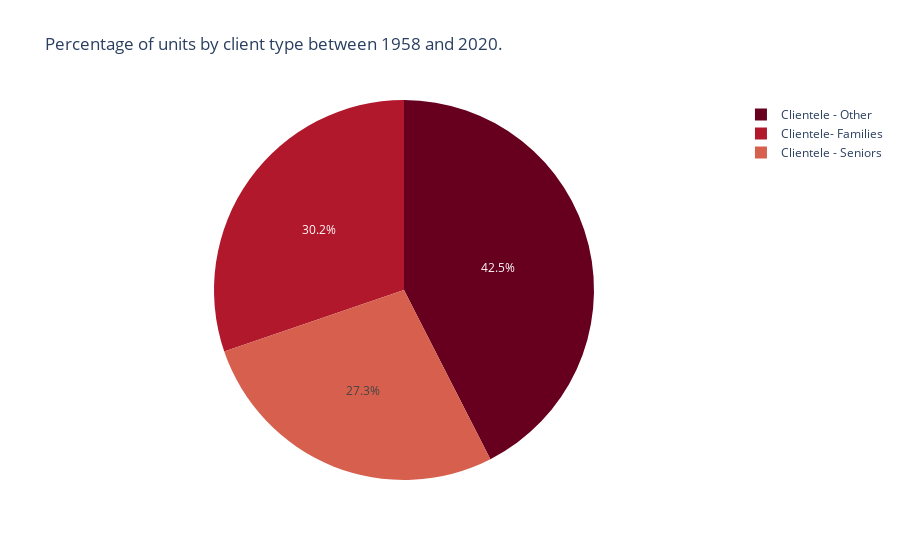

Notebook source saved alongside this figure:
### Code cell
client_types = ['Clientele- Families', 'Clientele - Seniors', 'Clientele - Other',]
client_type_df = non_market_df[client_types].sum().to_frame().reset_index()
client_type_df.rename(columns={'index': 'Client', 0: 'Count'}, inplace=True)
fig = fig = px.pie(
  client_type_df, values='Count', names='Client', color_discrete_sequence=px.colors.sequential.RdBu,
  title='Percentage of units by client type between 1958 and 2020.')
fig.show()

### Figure 1 — Plotly figure (JSON) as saved in the notebook; plotly's stock layout.template omitted (floating-point values rounded to 4 significant figures)
{"data": [{"domain": {"x": [0, 1], "y": [0, 1]}, "hovertemplate": "Client=%{label}<br>Count=%{value}<extra></extra>", "labels": ["Clientele- Families", "Clientele - Seniors", "Clientele - Other"], "legendgroup": "", "name": "", "showlegend": true, "type": "pie", "values": [10308, 9293, 14479]}], "layout": {"legend": {"tracegroupgap": 0}, "piecolorway": ["rgb(103,0,31)", "rgb(178,24,43)", "rgb(214,96,77)", "rgb(244,165,130)", "rgb(253,219,199)", "rgb(247,247,247)", "rgb(209,229,240)", "rgb(146,197,222)", "rgb(67,147,195)", "rgb(33,102,172)", "rgb(5,48,97)"], "title": {"text": "Percentage of units by client type between 1958 and 2020."}}}
